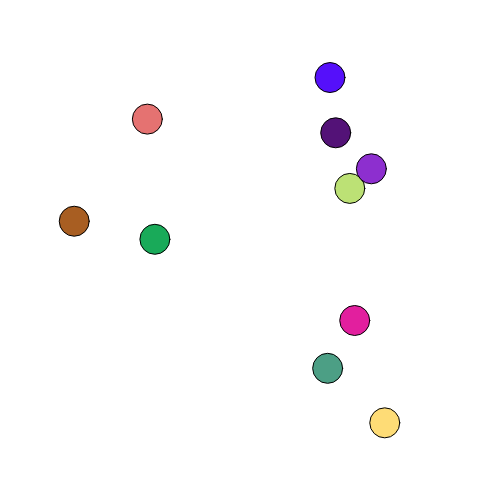
Frame 1 (no input)
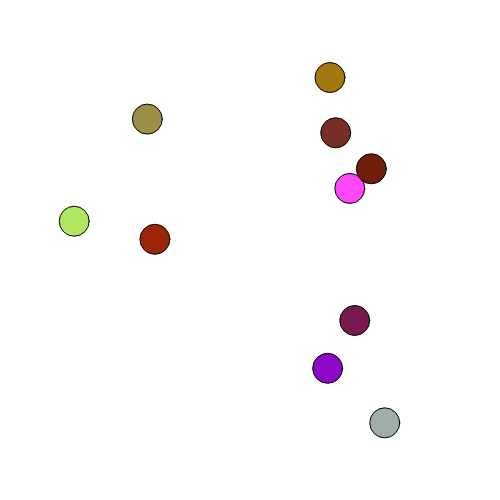
Frame 2 (the mouse pressed at the canvas centre, redrawn once)

The p5.js sketch that drew these frames (run headless with seeded random() and noise() and a simulated clock; the mouse was pressed at the canvas centre and the sketch redrawn once):

// p5.js sketch
// ── sketch.js
 

let x = []
let y = []

function setup() {
  createCanvas(500, 500);
  
  for(let i = 0 ; i < 10 ; i++ ){  
     x.push(random(50,450))
     y[i] = random(50,450)
     console.log(y[i])
  }
  
}


function draw() {
  background(255);
  
  for(let i = 0 ; i < 10 ; i++ ){  
    fill(random(255),random(255),random(255))
    ellipse(x[i],y[i] ,30 )
     
     
  }
  
 noLoop()
 
}
